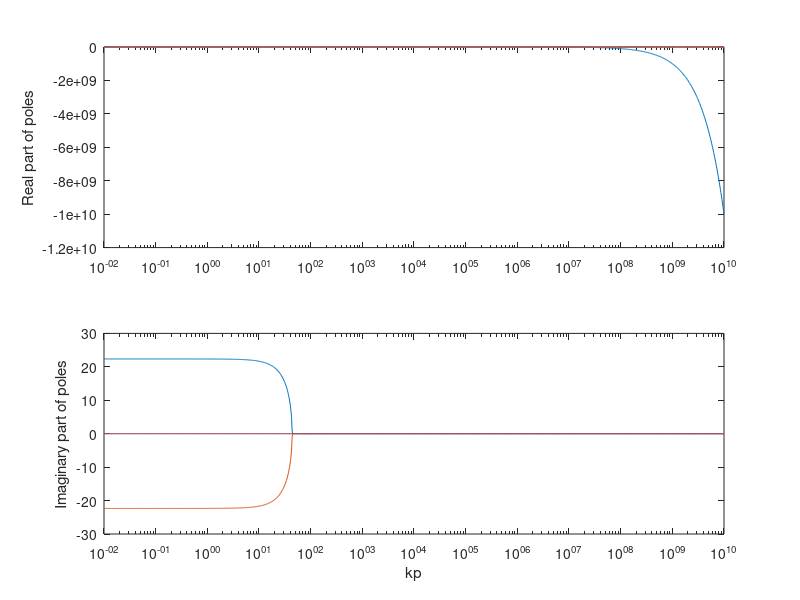

Source code (MATLAB):
clear; close all;
Ti = 1/500;
P = tf(1,[1 1]);
kp = 10.^(-2:.01:10);
poles = zeros(4,length(kp));
for (i = 1:length(kp))
    C = tf([kp(i)*Ti 1],[Ti 0]);
    closedLoop = P*C/(1+P*C);
    temp = pole(closedLoop);
    poles(:,i) = [temp; zeros(4-length(temp))];
end

figure; subplot(2,1,1); 
semilogx(kp, real(poles)); ylabel('Real part of poles');
subplot(2,1,2);
semilogx(kp, imag(poles)); ylabel('Imaginary part of poles');
xlabel('kp');
% figure;
